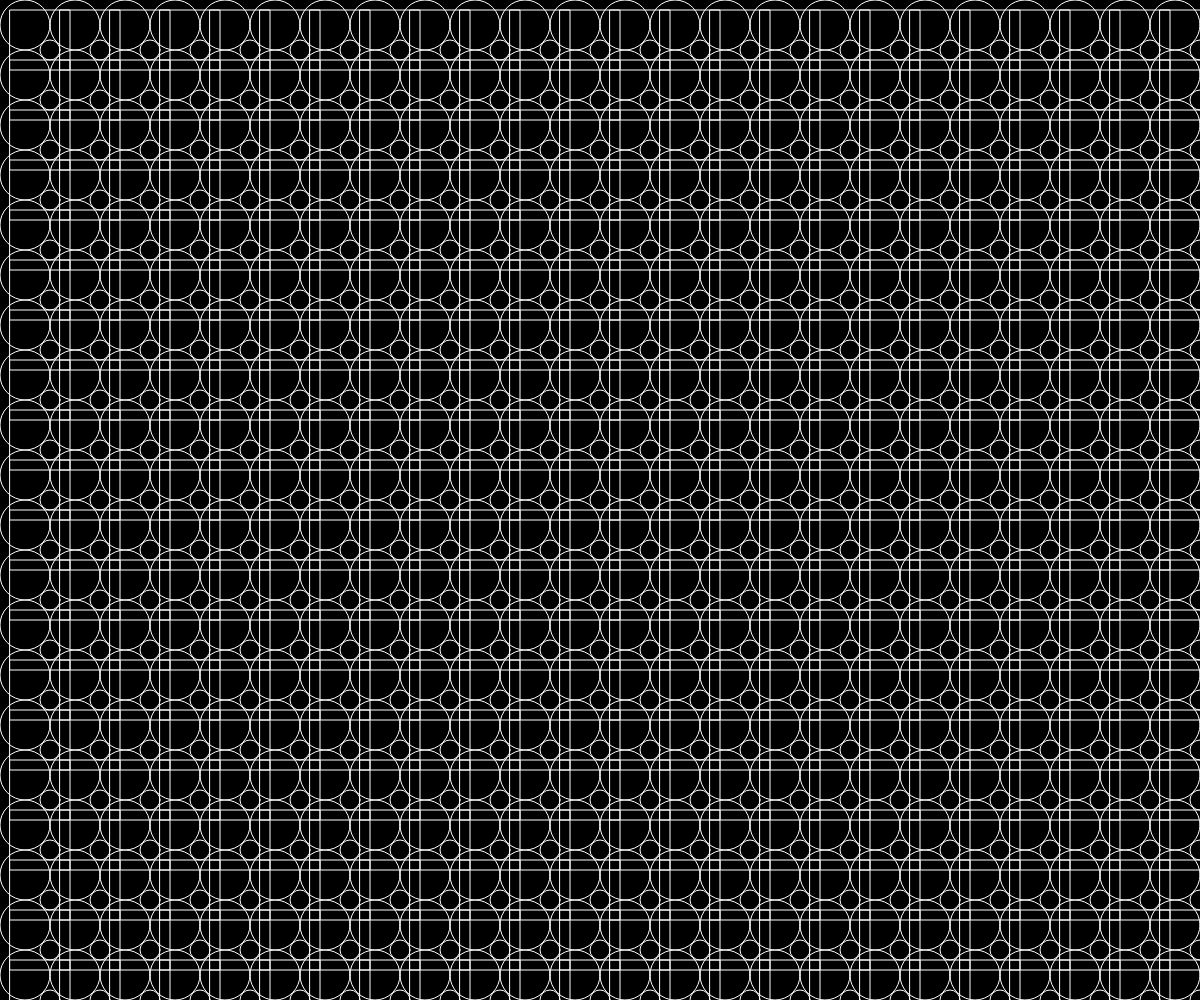
Frame 1 (no input)
Frame 60 (no input): identical to frame 1, image omitted
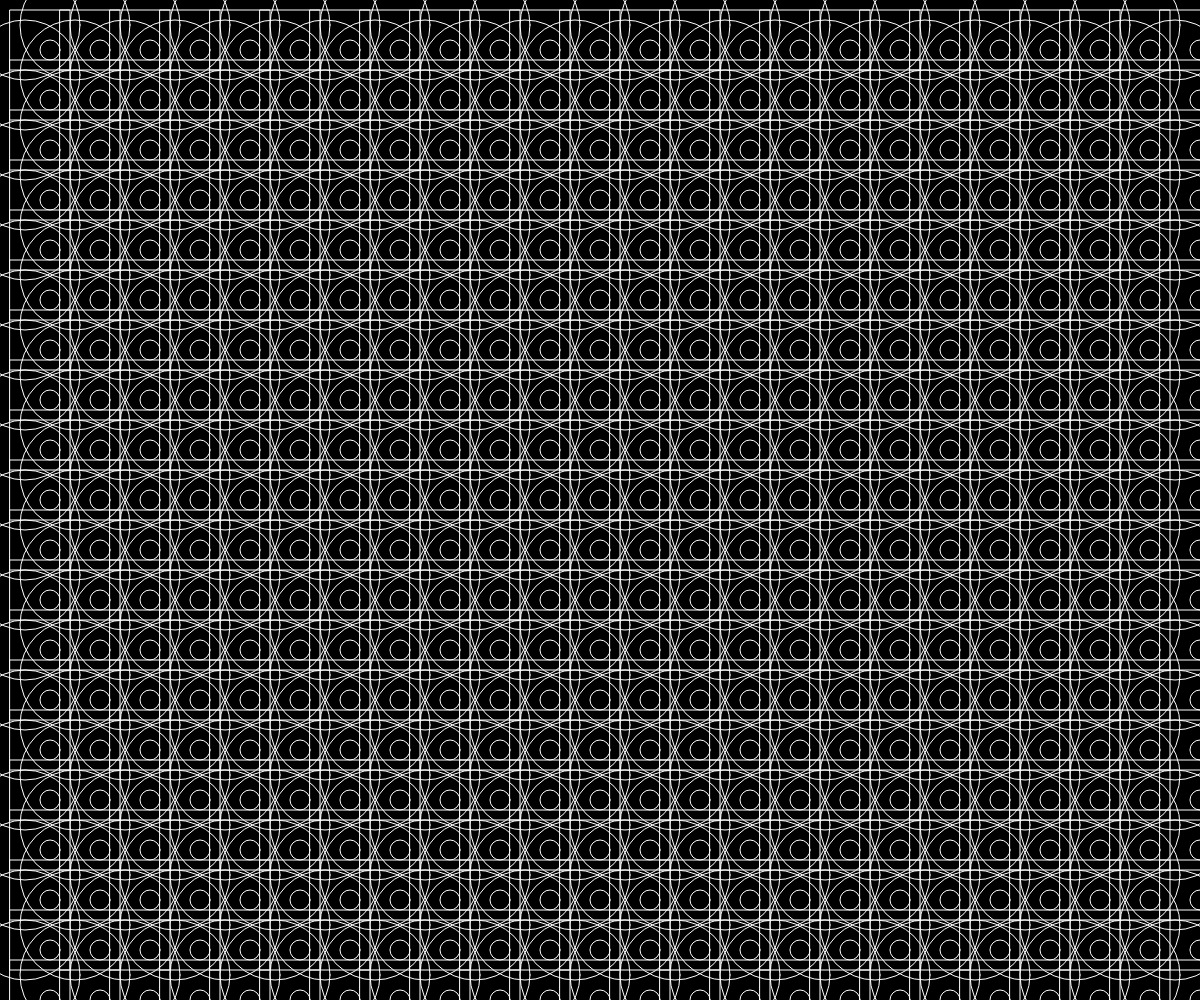
Frame 120 (the mouse pressed at the canvas centre since frame 60)

The p5.js sketch that drew these frames (run headless with seeded random() and noise() and a simulated clock; from frame 60 on, the mouse is pressed at the canvas centre):

// p5.js sketch
// ── sketch.js
function setup() {
  createCanvas(windowWidth,windowHeight);
}
function draw() {
  background(0);  //背景顏色 
  noFill()//不充滿顏色
  stroke(255)  //線條顏色(255為白色)
  rectMode(CENTER)

  for(var j=0;j<(height/50);j++){ //i++ ==>i=i+1
    for(var i=0;i<(width/50);i++) //i++ ==>i=i+1
  {
    ellipse(25+(i*50),25+(j*50),50+mouseX/10)
    rect(40+(i*50),40+(j*50),60)
    ellipse(50+(i*50),50+(j*50),20)
  }
}
}
